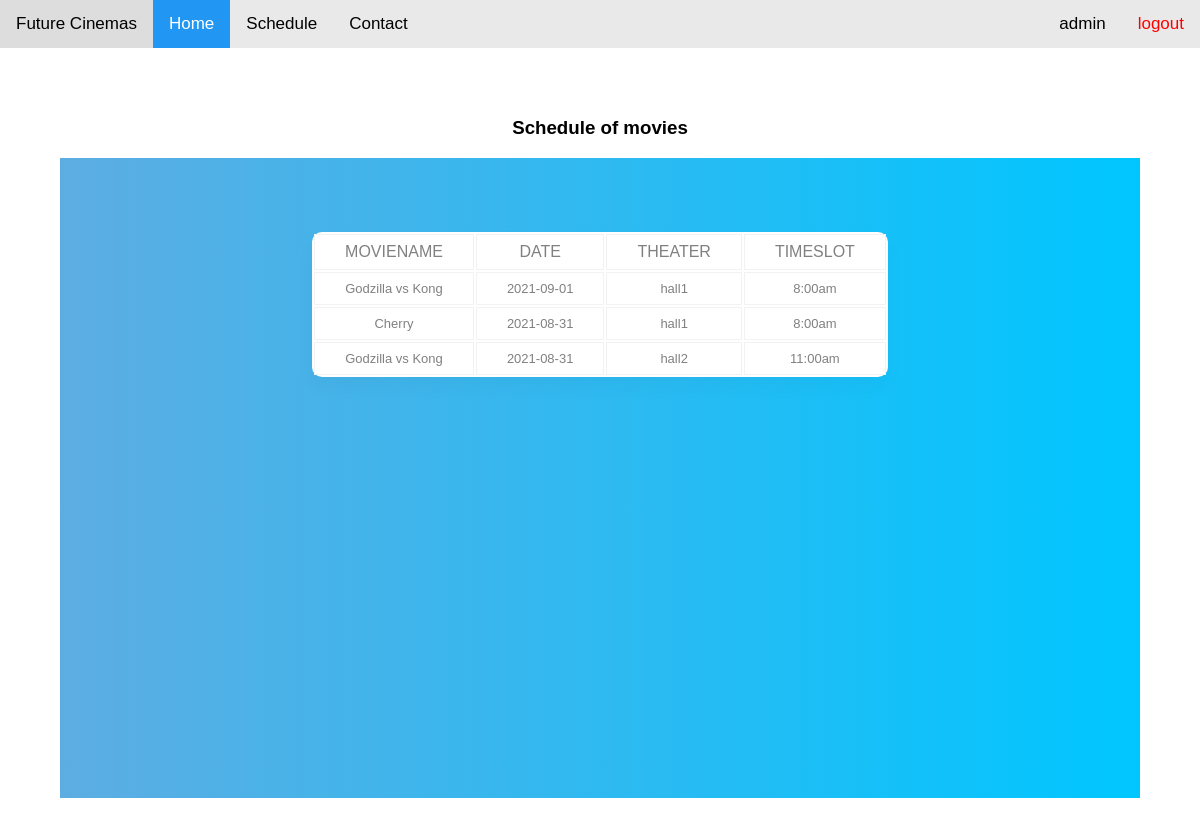
/showorder.php (signed in), run on the app's committed database.
### tables this page shows
CREATE TABLE IF NOT EXISTS `showorder` (
  `showOrderId` int(11) NOT NULL AUTO_INCREMENT,
  `date` date NOT NULL,
  `timeslot` varchar(255) NOT NULL,
  `theater` varchar(255) NOT NULL,
  `movieName` varchar(255) NOT NULL,
  PRIMARY KEY (`showOrderId`)
);

### showorder.php (the view, shortened to what this page needs)
<?php include 'header.php';?>
<!DOCTYPE html>
<html lang="en">
<head>
	<link rel="stylesheet" type="text/css" href="css/style2.css">
</head>
<body>
	<div class="main-div">
		<h3>Schedule of movies</h3>
		<div class="center-div">
			<div class="content">
				<table>
		<thead>
		<tr>
			<th>MovieName</th>
			<th>Date</th>
			<th>Theater</th>
			<th>TimeSlot</th>
		</tr>
	</thead>
		<tbody>
		<?php
$sql="select * from showorder";
$query=mysqli_query($con,$sql);
while($res = mysqli_fetch_array($query))
{?>
		<tr>
			<td><?php echo $res['movieName'];?></td>
			<td><?php echo $res['date'];?></td>
			<td><?php echo $res['theater'];?></td>
			<td><?php echo $res['timeslot'];?></td>
		</tr>
		<br>
<?php
}
?>
</tbody>
</table>
	</div>
		</div>
	</div>
</body>
</html>

### style2.css (style rules this page uses)
* { box-sizing: border-box; }
body { margin: 0; font-family: Arial, Helvetica, sans-serif; }

### css/style2.css (style rules this page uses)
.main-div { width:100%; height:100vh; display:flex; flex-direction:column; justify-content:center; align-items: center; }
.center-div { width:90%; height:80vh; background: -webkit-linear-gradient(left,#5DADE2,#00c6ff); padding:20px 0 0 0; }
table { border-collapse: :collapse; background-color: #fff; box-shadow: 0 10px 20px 0 rgba(0,0,0,.03); border-radius: 10px; margin:auto; }
th,td { border:1px solid #f2f2f2; padding:8px 30px; text-align:center; color:grey; }
th { text-transform:uppercase; font-weight:500; }
td { font-size:13px; }

### data on the page
showorder: movieName "Godzilla vs Kong", date "2021-09-01", theater "hall1", timeslot "8:00am"
showorder: movieName "Cherry", date "2021-08-31", theater "hall1", timeslot "8:00am"
showorder: movieName "Godzilla vs Kong", date "2021-08-31", theater "hall2", timeslot "11:00am"

### other printed values
$_SESSION['username'] "admin"
